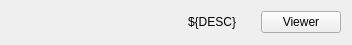
<?xml version="1.0" encoding="UTF-8"?>
<ui version="4.0">
 <class>Form</class>
 <widget class="QWidget" name="Form">
  <property name="geometry">
   <rect>
    <x>0</x>
    <y>0</y>
    <width>352</width>
    <height>45</height>
   </rect>
  </property>
  <property name="sizePolicy">
   <sizepolicy hsizetype="Preferred" vsizetype="Preferred">
    <horstretch>0</horstretch>
    <verstretch>0</verstretch>
   </sizepolicy>
  </property>
  <property name="windowTitle">
   <string>Form</string>
  </property>
  <layout class="QVBoxLayout" name="verticalLayout">
   <item>
    <layout class="QHBoxLayout" name="horizontalLayout">
     <item>
      <widget class="PyDMLabel" name="description_label">
       <property name="sizePolicy">
        <sizepolicy hsizetype="Expanding" vsizetype="Preferred">
         <horstretch>0</horstretch>
         <verstretch>0</verstretch>
        </sizepolicy>
       </property>
       <property name="toolTip">
        <string/>
       </property>
       <property name="text">
        <string>${DESC}</string>
       </property>
       <property name="alignment">
        <set>Qt::AlignRight|Qt::AlignTrailing|Qt::AlignVCenter</set>
       </property>
      </widget>
     </item>
     <item>
      <widget class="PyDMByteIndicator" name="camera_status_indicator">
       <property name="sizePolicy">
        <sizepolicy hsizetype="Fixed" vsizetype="Fixed">
         <horstretch>0</horstretch>
         <verstretch>0</verstretch>
        </sizepolicy>
       </property>
       <property name="toolTip">
        <string>&lt;html&gt;&lt;head/&gt;&lt;body&gt;&lt;p&gt;Acquisition status: &lt;span style=&quot;color:green&quot;&gt;green=idle&lt;/span&gt;, &lt;span style=&quot;color:orange&quot;&gt;yellow=acquiring&lt;/span&gt;, white=disconnected)&lt;/p&gt;&lt;/body&gt;&lt;/html&gt;</string>
       </property>
       <property name="alarmSensitiveContent" stdset="0">
        <bool>false</bool>
       </property>
       <property name="alarmSensitiveBorder" stdset="0">
        <bool>true</bool>
       </property>
       <property name="channel" stdset="0">
        <string>${PREFIX}cam1:Acquire</string>
       </property>
       <property name="onColor" stdset="0">
        <color>
         <red>255</red>
         <green>255</green>
         <blue>0</blue>
        </color>
       </property>
       <property name="offColor" stdset="0">
        <color>
         <red>0</red>
         <green>255</green>
         <blue>0</blue>
        </color>
       </property>
       <property name="showLabels" stdset="0">
        <bool>true</bool>
       </property>
       <property name="bigEndian" stdset="0">
        <bool>false</bool>
       </property>
       <property name="circles" stdset="0">
        <bool>false</bool>
       </property>
       <property name="numBits" stdset="0">
        <number>1</number>
       </property>
       <property name="shift" stdset="0">
        <number>0</number>
       </property>
       <property name="labels" stdset="0">
        <stringlist>
         <string></string>
        </stringlist>
       </property>
      </widget>
     </item>
     <item>
      <widget class="PyDMLabel" name="camera_status_label">
       <property name="toolTip">
        <string/>
       </property>
       <property name="PyDMToolTip" stdset="0">
        <string>${PREFIX}cam1:DetectorState_RBV</string>
       </property>
       <property name="channel" stdset="0">
        <string>${PREFIX}cam1:DetectorState_RBV</string>
       </property>
      </widget>
     </item>
     <item>
      <widget class="PyDMRelatedDisplayButton" name="camera_viewer_button">
       <property name="enabled">
        <bool>true</bool>
       </property>
       <property name="toolTip">
        <string/>
       </property>
       <property name="text">
        <string>Viewer</string>
       </property>
       <property name="filenames" stdset="0">
        <stringlist>
         <string>sample_viewer.ui</string>
        </stringlist>
       </property>
       <property name="showIcon" stdset="0">
        <bool>false</bool>
       </property>
       <property name="macros" stdset="0">
        <stringlist>
         <string>PREFIX=${PREFIX},DESC=${DESC}</string>
        </stringlist>
       </property>
       <property name="openInNewWindow" stdset="0">
        <bool>false</bool>
       </property>
      </widget>
     </item>
    </layout>
   </item>
  </layout>
 </widget>
 <customwidgets>
  <customwidget>
   <class>PyDMLabel</class>
   <extends>QLabel</extends>
   <header>pydm.widgets.label</header>
  </customwidget>
  <customwidget>
   <class>PyDMByteIndicator</class>
   <extends>QWidget</extends>
   <header>pydm.widgets.byte</header>
  </customwidget>
  <customwidget>
   <class>PyDMRelatedDisplayButton</class>
   <extends>QPushButton</extends>
   <header>pydm.widgets.related_display_button</header>
  </customwidget>
 </customwidgets>
 <resources/>
 <connections/>
</ui>
